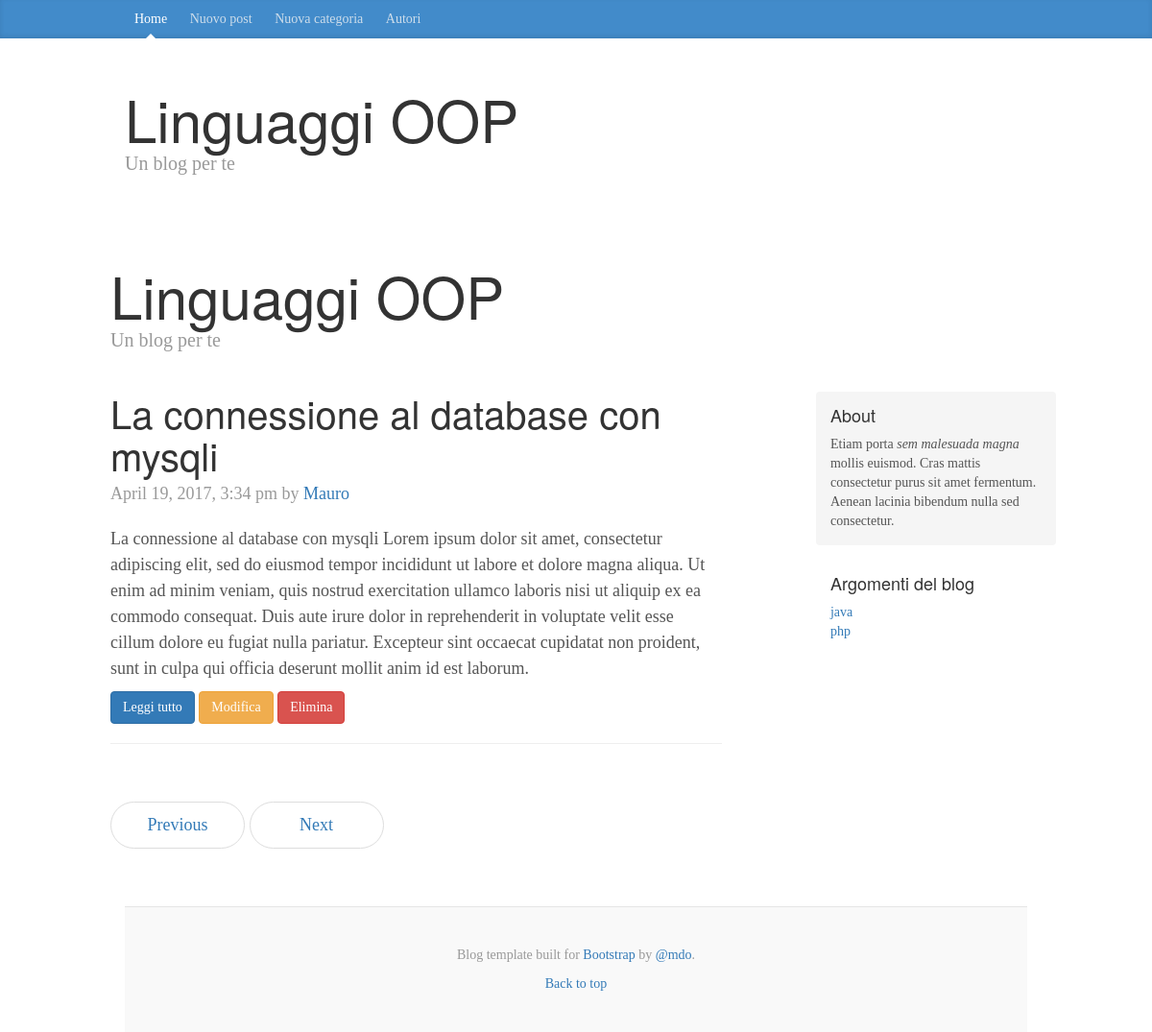
Page /?view=single&id_post=2 on the committed database.
### tables this page shows
CREATE TABLE `posts` (
  `id` int(11) NOT NULL,
  `titolo` varchar(255) NOT NULL,
  `sottotitolo` varchar(255) NOT NULL,
  `testo` text NOT NULL,
  `immagine` varchar(255) NOT NULL,
  `id_categoria` int(11) NOT NULL,
  `data_post` timestamp NOT NULL DEFAULT CURRENT_TIMESTAMP ON UPDATE CURRENT_TIMESTAMP
);

CREATE TABLE `categorie` (
  `id_categoria` int(11) NOT NULL,
  `categoria` varchar(25) NOT NULL
);

### includes/database.php (called while the page is built, shortened)
<?php
class Database {
    private $host = DB_HOST;
    private $user = DB_USER;
    private $pass = DB_PASS;
    private $dbname = DB_NAME;
    public $link;
    public function connetti() {
        $this->link = mysqli_connect($this->host, $this->user, $this->pass, $this->dbname);
    }
    public function select($query) {
        $result = mysqli_query($this->link, $query);
        if ($result->num_rows > 0){
            return $result;
        } else
            return false;
    }
}

### includes/funzioni.php (called while the page is built)
<?php
function formattaData($param) {
    return date("F j, Y, g:i a", strtotime($param));
}

### includes/single_post.php (the view)
<?php
$id = isset($_REQUEST['id_post']) ? $_REQUEST['id_post'] : false;
   $query = "SELECT * FROM posts where id = $id";
$posts = $DB->select($query);
?>
<div class="blog-header">
    <h1 class="blog-title"><?= TITOLO ?></h1>
    <p class="lead blog-description"><?= SOTTOTITOLO ?></p>
</div>
<div class="row">
    <div class="col-sm-8 blog-main">
<?php while ($row = mysqli_fetch_array($posts)) : ?>
    <div class="blog-post">
        <h2 class="blog-post-title"><?= $row['titolo'] ?></h2>
        <p class="blog-post-meta"><?= formattaData($row['data_post']) ?> by <a href="#">Mauro</a></p>
        <p><?= htmlspecialchars($row['testo']) ?></p>
        <p>
            <a href="?view=single&id_post=<?= $row['id'] ?>" class="btn btn-primary">Leggi tutto</a>
            <a href="?view=modifica&id_post=<?= $row['id'] ?>" class="btn btn-warning">Modifica</a>
            <a href="?view=elimina&id_post=<?= $row['id'] ?>" class="btn btn-danger">Elimina</a>
        </p>
        <hr>
    </div>
<?php endwhile; ?>
        <nav>
            <ul class="pager">
                <li><a href="#">Previous</a></li>
                <li><a href="#">Next</a></li>
            </ul>
        </nav>
    </div>

### includes/sidebar.php
<?php
$query = "SELECT * FROM categorie order by categoria";
$elencocategorie = $DB->select($query);
?>
<div class="col-sm-3 col-sm-offset-1 blog-sidebar">
    <div class="sidebar-module sidebar-module-inset">
        <h4>About</h4>
        <p>Etiam porta <em>sem malesuada magna</em> mollis euismod. Cras mattis consectetur purus sit amet fermentum. Aenean lacinia bibendum nulla sed consectetur.</p>
    </div>
    <div class="sidebar-module">
        <h4>Argomenti del blog</h4>
        <ol class="list-unstyled">
            <?php while ($row = mysqli_fetch_array($elencocategorie)) : ?>
                <li><a href="index.php?id_cat=<?= $row['id_categoria'] ?>"><?= $row['categoria'] ?></a></li>
            <?php endwhile; ?>
        </ol>
    </div>
</div>

### css/blog.css (style rules this page uses)
body { font-family: Georgia, "Times New Roman", Times, serif; color: #555; }
h1, .h1, h2, .h2, h3, .h3, h4, .h4, h5, .h5, h6, .h6 { margin-top: 0; font-family: "Helvetica Neue", Helvetica, Arial, sans-serif; font-weight: normal; color: #333; }
.blog-header { padding-top: 20px; padding-bottom: 20px; }
.blog-title { margin-top: 30px; margin-bottom: 0; font-size: 60px; font-weight: normal; }
.blog-description { font-size: 20px; color: #999; }
.blog-main { font-size: 18px; line-height: 1.5; }
.sidebar-module { padding: 15px; margin: 0 -15px 15px; }
.sidebar-module-inset { padding: 15px; background-color: #f5f5f5; border-radius: 4px; }
.sidebar-module-inset p:last-child, .sidebar-module-inset ul:last-child, .sidebar-module-inset ol:last-child { margin-bottom: 0; }
.pager { margin-bottom: 60px; text-align: left; }
.pager > li > a { width: 140px; padding: 10px 20px; text-align: center; border-radius: 30px; }
.blog-post { margin-bottom: 60px; }
.blog-post-title { margin-bottom: 5px; font-size: 40px; }
.blog-post-meta { margin-bottom: 20px; color: #999; }

### rows in the picture
posts: titolo "La connessione al database con mysqli", data_post "April 19, 2017, 3:34 pm", testo "La connessione al database con mysqli Lorem ipsum dolor sit amet, consectetur adipiscing elit, sed do eiusmod tempor incididunt ut labore et dolore magna aliqua. Ut enim ad minim veniam, quis nostrud exercitation ullamco laboris nisi ut aliquip ex ea commodo consequat. Duis aute irure dolor in reprehenderit in voluptate velit esse cillum dolore eu fugiat nulla pariatur. Excepteur sint occaecat cupidatat non proident, sunt in culpa qui officia deserunt mollit anim id est laborum."
categorie: categoria "java"
categorie: categoria "php"

### other values in the picture
TITOLO "Linguaggi OOP"
SOTTOTITOLO "Un blog per te"
